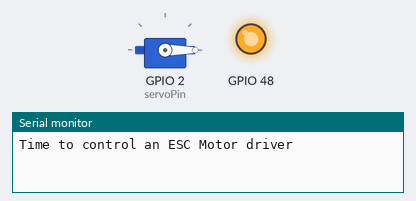
Simulated run of this sketch. Board: Seeed XIAO ESP32-C3. Shown: servo, output pins drawn as LEDs (lit = HIGH), the last lines printed to the serial monitor.

Above: at 10.05 s.
At 12.0 s:
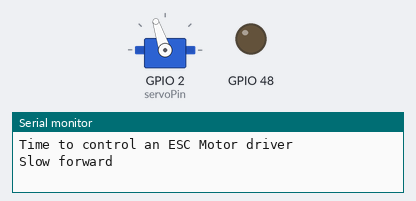
At 14.0 s:
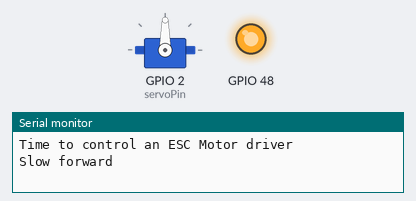
At 20.0 s:
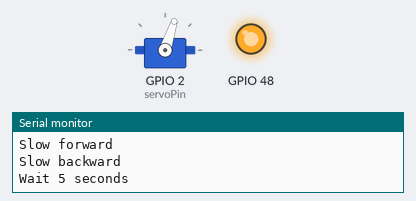
Timing chart, 0 to 23.0 s (numbered marks = the images above):
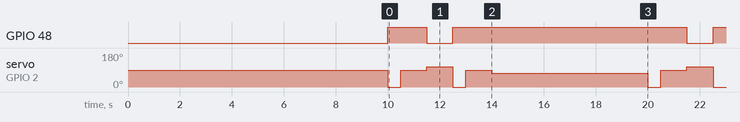

The sketch:

esc07.ino
```cpp
/*
 * this doesn't seem to be working
#if  defined(XIAO_ESP32S3) ||  defined(XIAO_ESP32C3)  //if esp32s3 or esp32C3
  #include <ESP32Servo.h>
#else // all other Arduino boards
//  #include <Servo.h>
#endif
*/


#include <ESP32Servo.h> // esp32
//#include <Servo.h>   // most arduinos

Servo myServoPin01;
int servoPin = 2;  // D2

void setup() {
  Serial.begin(115200);
  pinMode(LED_BUILTIN, OUTPUT);
  digitalWrite(LED_BUILTIN, LOW);  //high off onboard LED

  myServoPin01.attach(servoPin, 1000, 2000);
  delay(10000);
  digitalWrite(LED_BUILTIN, HIGH);  //high off onboard LED

  Serial.println("Time to control an ESC Motor driver");
}

void loop() {

  myServoPin01.writeMicroseconds(0);    // not realy needed
  delay(500);
  myServoPin01.writeMicroseconds(1500);  // middle not really needed
  delay(1000);

  digitalWrite(LED_BUILTIN, LOW);
  myServoPin01.writeMicroseconds(1600);  // slow forward
  Serial.println("Slow forward");
  delay(1000);

  digitalWrite(LED_BUILTIN, HIGH);  //high off onboard LED
  myServoPin01.writeMicroseconds(0);
  delay(500);
  myServoPin01.writeMicroseconds(1500);  // middle
  delay(1000);
  myServoPin01.writeMicroseconds(1400);  // slow reverse

  Serial.println("Slow backward");
  delay(1000);


  Serial.println("Wait 5 seconds");
  delay(5000);

}
```

Measured:
- by itself, GPIO 48: alternates HIGH for 9.0 s and LOW for 1.0 s
- by itself, servo on GPIO 2 (servoPin): repeats every 10.0 s: 90° 1.0 s, 108° 1.0 s, 0° 0.50 s, 90° 1.0 s, 72° 6.0 s, 0° 0.50 s
